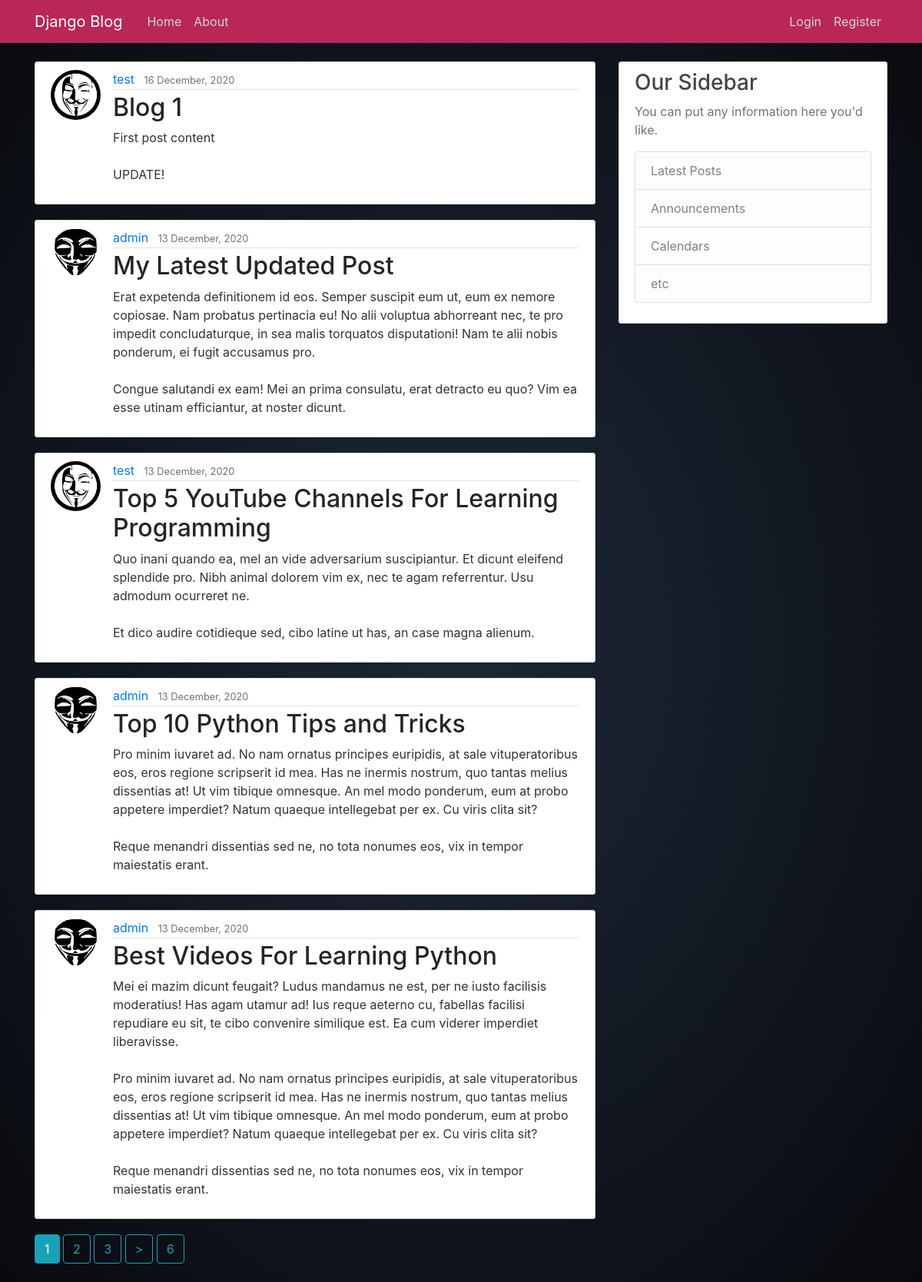
The page / on the database its author committed.
### blog/models.py (models this page shows, shortened)
class Post(models.Model):
    title= models.CharField(max_length=100)
    content=models.TextField()
    date_posted=models.DateTimeField(default=timezone.now)
    author=models.ForeignKey(User, on_delete=models.CASCADE)

### users/models.py (models this page shows, shortened)
class Profile(models.Model):
    user = models.OneToOneField(User, on_delete=models.CASCADE)
    image= models.ImageField(default='default.jpeg', upload_to='profile_pics')

### blog/views.py (the view)
# urls.py: path('', PostListView.as_view(), name='blog-home'),
class PostListView(ListView):
    model = Post
    template_name = 'blog/home.html'
    context_object_name = 'posts'
    ordering = [ '-date_posted' ]
    paginate_by = 5

### blog/templates/blog/home.html (shortened to what this page needs)
{% extends "blog/base.html" %}
{% block content %}
    {% for post in posts %}
        <article class="media content-section">
            <img class="rounded-circle article-img" src="{{ post.author.profile.image.url }}" >
            <div class="media-body">
            <div class="article-metadata">
                <a class="mr-2" href="{% url 'user-posts' post.author.username %}">{{ post.author }}</a>
                <small class="text-muted">{{ post.date_posted|date:'d F, Y' }}</small>
            </div>
            <h2><a class="article-title" href="{% url 'post-detail' post.id %}">{{ post.title }}</a></h2>
            <p class="article-content">{{ post.content }}</p>
            </div>
        </article>
    {% endfor %}
    {% if is_paginated %}
        {% for num in page_obj.paginator.page_range %}
            {% if page_obj.number == num %}
               <a class="btn btn-info mb-4" href="?page={{ num }}">{{ num }}</a>
            {% elif  num > page_obj.number|add:'-3' and  num < page_obj.number|add:'3' %}
                <a class="btn btn-outline-info mb-4" href="?page={{ num }}">{{ num }}</a>
            {% endif %}
        {% endfor %}
        {% if page_obj.has_next %}
        <a class="btn btn-outline-info mb-4" href="?page={{ page_obj.next_page_number }}">></a>
        <a class="btn btn-outline-info mb-4" href="?page={{ page_obj.paginator.num_pages }}">{{paginator.num_pages}}</a>
        {% endif %}
    {% endif %}
{% endblock content %}

### blog/templates/blog/base.html (shortened to what this page needs)
{% load static %}
<!DOCTYPE html>
<html>
<head>
    <link rel="stylesheet" href="https://stackpath.bootstrapcdn.com/bootstrap/4.3.1/css/bootstrap.min.css">
    <link rel="stylesheet" type="text/css" href="{% static 'blog/main.css' %}">
</head>
<body>
    <header class="site-header">
        <nav class="navbar navbar-expand-md navbar-dark bg-steel fixed-top">
        <div class="container">
            <a class="navbar-brand mr-4" href="{% url 'blog-home' %}">Django Blog</a>
            <div class="collapse navbar-collapse" id="navbarToggle">
            <div class="navbar-nav mr-auto">
                <a class="nav-item nav-link" href="{% url 'blog-home' %}">Home</a>
                <a class="nav-item nav-link" href="{% url 'blog-about' %}">About</a>
            </div>
            <div class="navbar-nav">
                {% if user.is_authenticated %}
                <a class="nav-item nav-link" href="{% url 'post-create' %}">New Post</a>
                <a class="nav-item nav-link" href="{% url 'profile' %}">Profile</a>
                <a class="nav-item nav-link" href="{% url 'logout' %}">Logout</a>
                {% else %}
                <a class="nav-item nav-link" href="{% url 'login' %}">Login</a>
                <a class="nav-item nav-link" href="{% url 'register' %}">Register</a>
                {% endif %}
            </div>
            </div>
        </div>
        </nav>
    </header>
    <main role="main" class="container">
        <div class="row">
        <div class="col-md-8">
            {% block content %}{% endblock %}
        </div>
        <div class="col-md-4">
            <div class="content-section">
            <h3>Our Sidebar</h3>
            <p class='text-muted'>You can put any information here you'd like.
                <ul class="list-group">
                <li class="list-group-item list-group-item-light">Latest Posts</li>
                <li class="list-group-item list-group-item-light">Announcements</li>
                <li class="list-group-item list-group-item-light">Calendars</li>
                <li class="list-group-item list-group-item-light">etc</li>
                </ul>
            </p>
            </div>
        </div>
        </div>
    </main>
</body>
</html>

### blog/static/blog/main.css (style rules this page uses)
body { background:radial-gradient(ellipse, #1b2735 5%, #090a0f 100%); color: #333333; margin-top: 5rem; }
h1, h2, h3, h4, h5, h6 { color: #444444; }
ul { margin: 0; }
.bg-steel { background-color: #b92758; }
.site-header .navbar-nav .nav-link { color: #cbd5db; }
.content-section { background: #ffffff; padding: 10px 20px; border: 1px solid #dddddd; border-radius: 3px; margin-bottom: 20px; }
.article-title { color: #252525; }
.article-content { white-space: pre-line; }
.article-img { height: 65px; width: 65px; margin-right: 16px; }
.article-metadata { padding-bottom: 1px; margin-bottom: 4px; border-bottom: 1px solid #e3e3e3 }

### rows shown on the page
Post: author.profile.image (placeholder picture), author "test", date_posted "16 December, 2020", title "Blog 1", content "First post content UPDATE!"
Post: author.profile.image (placeholder picture), author "admin", date_posted "13 December, 2020", title "My Latest Updated Post", content "Erat expetenda definitionem id eos. Semper suscipit eum ut, eum ex nemore copiosae. Nam probatus pertinacia eu! No alii voluptua abhorreant nec, te pro impedit concludaturque, in sea malis torquatos disputationi! Nam te alii nobis ponderum, ei fugit accusamus pro. Congue salutandi ex eam! Mei an prima consulatu, erat detracto eu quo? Vim ea esse utinam efficiantur, at noster dicunt."
Post: author.profile.image (placeholder picture), author "test", date_posted "13 December, 2020", title "Top 5 YouTube Channels For Learning Programming", content "Quo inani quando ea, mel an vide adversarium suscipiantur. Et dicunt eleifend splendide pro. Nibh animal dolorem vim ex, nec te agam referrentur. Usu admodum ocurreret ne. Et dico audire cotidieque sed, cibo latine ut has, an case magna alienum."
Post: author.profile.image (placeholder picture), author "admin", date_posted "13 December, 2020", title "Top 10 Python Tips and Tricks", content "Pro minim iuvaret ad. No nam ornatus principes euripidis, at sale vituperatoribus eos, eros regione scripserit id mea. Has ne inermis nostrum, quo tantas melius dissentias at! Ut vim tibique omnesque. An mel modo ponderum, eum at probo appetere imperdiet? Natum quaeque intellegebat per ex. Cu viris clita sit? Reque menandri dissentias sed ne, no tota nonumes eos, vix in tempor maiestatis erant."
Post: author.profile.image (placeholder picture), author "admin", date_posted "13 December, 2020", title "Best Videos For Learning Python", content "Mei ei mazim dicunt feugait? Ludus mandamus ne est, per ne iusto facilisis moderatius! Has agam utamur ad! Ius reque aeterno cu, fabellas facilisi repudiare eu sit, te cibo convenire similique est. Ea cum viderer imperdiet liberavisse. Pro minim iuvaret ad. No nam ornatus principes euripidis, at sale vituperatoribus eos, eros regione scripserit id mea. Has ne inermis nostrum, quo tantas melius dissentias at! Ut vim tibique omnesque. An mel modo ponderum, eum at probo appetere imperdiet? Natum quaeque intellegebat per ex. Cu viris clita sit? Reque menandri dissentias sed ne, no tota nonumes eos, vix in tempor maiestatis erant."

### other values the page prints
{{ num }} "1"
{{ num }} "2" "3"
{{ paginator.num_pages }} "6"
